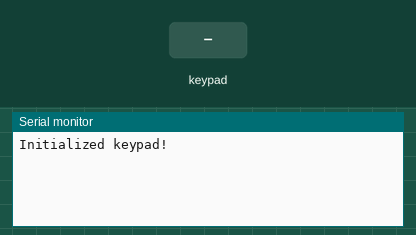
A sketch run on a simulated Arduino Uno, built with avr-gcc and run on an emulated ATmega328P. Parts: the last lines printed to the serial monitor. The inputs (shaded band) are chosen by the test bench.

Above: at 1.2 s.
1.3 s: key '1' pressed
At 1.7 s:
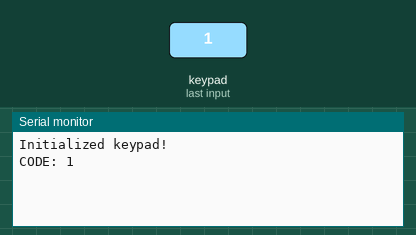
2.8 s: keypad keys 5 # C 1 pressed 0.4 s apart
At 3.46 s:
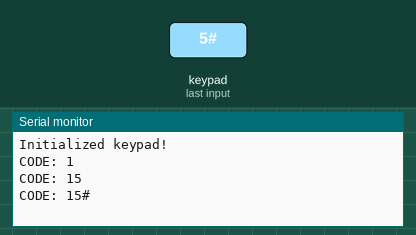
5.9 s: key 'A' pressed
At 6.5 s:
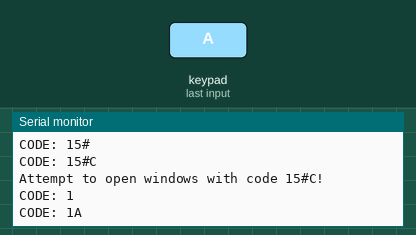
7.4 s: keypad keys 5 # C 1 # pressed 0.4 s apart
At 10.2 s:
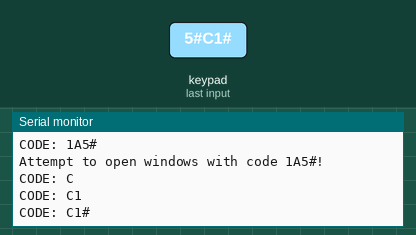
10.9 s: key '2' pressed
At 12.1 s:
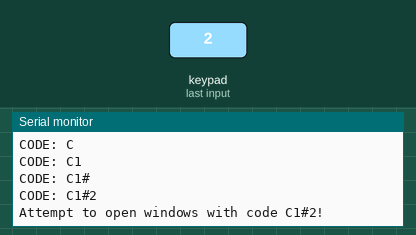
12.4 s: keypad keys 5 # C 1 * pressed 0.4 s apart
At 14.3 s:
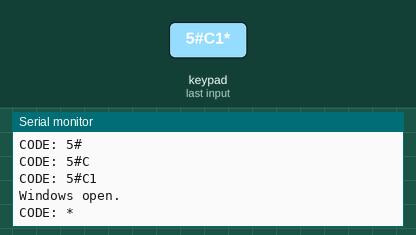
Timing chart, 0 to 15.8 s (numbered marks = the images above; inputs shaded):
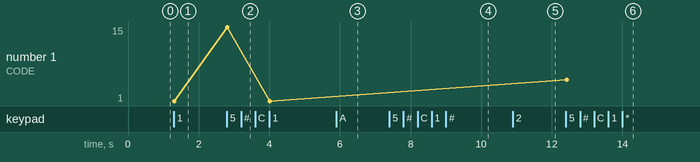

Measured:
- after the input at 1.3 s, the serial monitor: prints a new line at once (image 1)
- after the input at 2.8 s, the serial monitor: prints a new line at once (image 2)
- after the input at 5.9 s, the serial monitor: prints a new line at once (image 3)
- after the input at 7.4 s, the serial monitor: prints a new line at once (image 4)
- after the input at 10.9 s, the serial monitor: prints a new line at once (image 5)
- after the input at 12.4 s, the serial monitor: prints a new line at once (image 6)
- plotted number 1: 1 → 5 after the input at 12.4 s

The sketch:

geamuri.ino
```cpp
/*
- Row1 -> Pin 5
- Row2 -> Pin 6
- Row3 -> Pin 7
- Row4 -> Pin 8

- Column1 -> Pin 9
- Column2 -> Pin 10
- Column3 -> Pin 11
- Column4 -> Pin 12
*/

// WINDOWS

// LIBRARIES
#include <Keypad.h>

// GLOBALS
String currentCode = "";

// CONSTANTS
const byte ROWS = 4;
const byte COLS = 4;
const String keypadCode = "5#C1";

// DEFINE KEYPAD KEYS
char keys[ROWS][COLS] = {
 {'1','2','3','A'},
 {'4','5','6','B'},
 {'7','8','9','C'},
 {'*','0','#','D'}
};

byte rowPins[ROWS] = {5, 6, 7, 8};
byte colPins[COLS] = {9, 10, 11, 12};

// Keypad Initialization
Keypad keypad = Keypad(makeKeymap(keys), rowPins, colPins, ROWS, COLS);

// FUNCTIONS
void setup() {
  Serial.begin(9600);
  setupKeypad();
}

void loop() {
  keypadMain();
}

void setupKeypad() {
  keypad.setHoldTime(500);
  keypad.setDebounceTime(50);

  Serial.println("Initialized keypad!");
}

void keypadMain() {
  char key = keypad.getKey();

  if (currentCode.length() >= keypadCode.length()) {
    if (currentCode == keypadCode) {
      Serial.println("Windows open.");
    } else {
      Serial.println("Attempt to open windows with code " + currentCode + "!");
    }

    currentCode = "";

  } else if (key) {
    currentCode += key;
    Serial.println("CODE: " + currentCode);
  }
}

void setupWindows() {

}

void loopWindows() {

}
```
